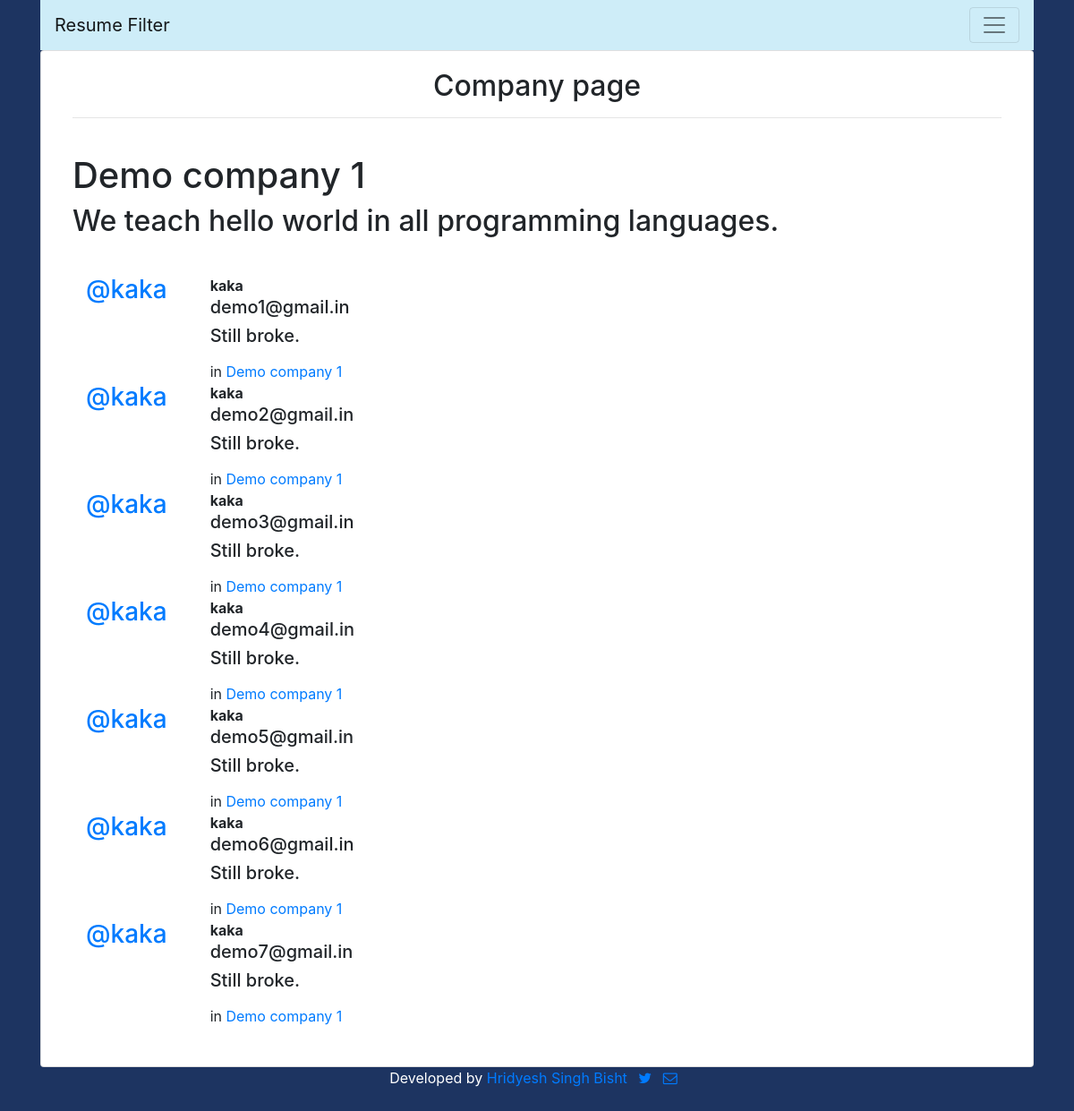
Before: /companys/applications/in/demo-company-1/ with the older database file.
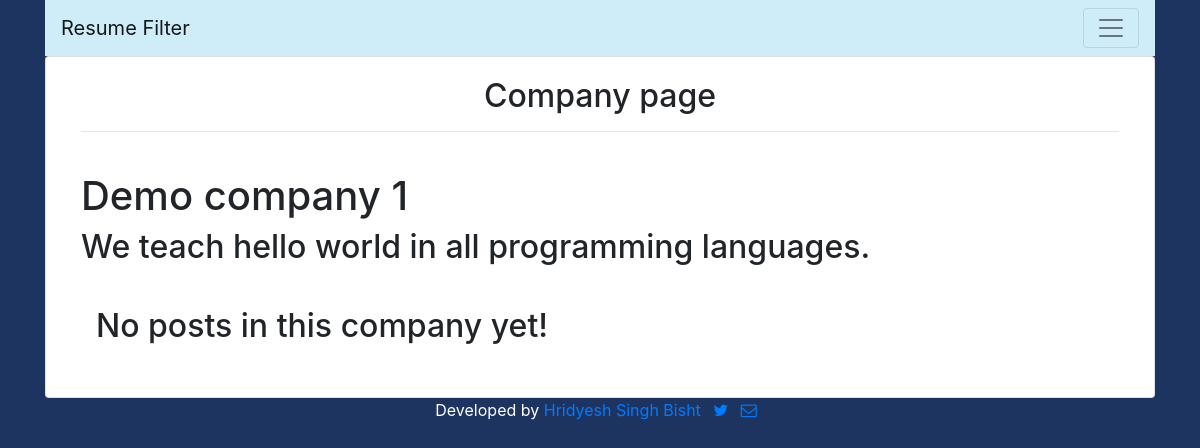
After: the same page with the newer database file.
### companys/models.py (models this page shows, shortened)
class Company(models.Model):
    name = models.CharField(max_length=255, unique=True)
    slug = models.SlugField(allow_unicode=True, unique=True)
    description = models.TextField(blank=True, default='')
    description_html = models.TextField(editable=False, default='', blank=True)
    members = models.ManyToManyField(User,through="CompanyMember")
    class Meta:
        ordering = ["name"]

### applications/models.py (models this page shows, shortened)
class Application(models.Model):
    user = models.ForeignKey(User, related_name="applications",on_delete=models.CASCADE)
    company = models.ForeignKey(Company, related_name="applications",null=True, blank=True,on_delete=models.CASCADE)
    email = models.EmailField(max_length=254,unique=True)
    github=models.URLField(max_length=254,blank=True)
    linkedin=models.URLField(max_length=254,blank=True)
    portfolio_site=models.URLField(max_length=254,blank=True)
    resume=models.FileField(upload_to='resume/')
    voice=models.FileField(upload_to='audio/')
    message = models.TextField(max_length=254)
    message_html = models.TextField(editable=False)
    audio_duration=models.TextField(blank=True)
    text=models.TextField(blank=True)
    confidence=models.TextField(blank=True)
    text_sentiment_type=models.TextField(blank=True)
    text_sentiment_score=models.TextField(blank=True)
    class Meta:
        ordering = ['email']

### companys/views.py (the view)
# urls.py: path("applications/in/<slug>/",views.SingleCompany.as_view(),name="single"),
class SingleCompany(generic.DetailView):
    model = Company

### companys/templates/companys/company_detail.html
{% extends "companys/company_base.html" %}
{% block precompany %}
<div class="container">
  <h1>{{company.name}}</h1>
  <h2> {{ company.description_html|safe }}</h2>
	<br>
  </div>
</div>
{% endblock %}
{% block company_content %}
<div class="col-md-8">
	{% if company.applications.count == 0 %}
	<h2>No posts in this company yet!</h2>
	{% else %}
		{% for application in company.applications.all %}
			{% include "applications/_application.html" %}
		{% endfor %}
	{% endif %}
	<br>
</div>
{% endblock %}

### companys/templates/companys/company_base.html (shortened to what this page needs)
{% extends "base.html" %}
{% load static %}
{% block content %}
<div class="card">
  <div class="card-body">
    <div class="container">
      <h2 class="text-center">Company page</h2>
      <hr>
      <br>
      <div class="row">
        {% block precompany %}{% endblock %}
        {% block company_content %}{% endblock %}
      </div>
    </div>
  </div>
</div>
{% endblock %}

### templates/base.html (shortened to what this page needs)
<!DOCTYPE html>
{% load static %}
<html lang="en" >
<head>
  <meta name="viewport" content="width=device-width, initial-scale=1"><link rel='stylesheet' href='https://cdnjs.cloudflare.com/ajax/libs/twitter-bootstrap/4.0.0-alpha.6/css/bootstrap.min.css'>
  <link rel='stylesheet' href='https://cdnjs.cloudflare.com/ajax/libs/font-awesome/4.7.0/css/font-awesome.min.css'>
  <link rel=”stylesheet” href="{% static 'css/master.css' %}" type="text/css" >
</head>
<body style="background-color: #1D3461;">
<div class="wrapper" >
  <section class="hero">
    <header>
      <div class="container">
        <nav class="navbar navbar-light navbar-toggleable-sm" style="background-color: #CEEDF8; ">
          <a class="navbar-brand mb-0" href="{% url 'home' %}" class="btn btn-simple">Resume Filter</a>
          <button class="navbar-toggler navbar-toggler-right" type="button" data-toggle="collapse" data-target="#headerNav" aria-controls="headerNav" aria-expanded="false" aria-label="Toggle navigation">
            <span class="navbar-toggler-icon"></span>
          </button>
        </nav>
      </div>
    </header>
  </section>
  <div class="container mycontent">
    {% block content %}{% endblock %}
  </div>
  <footer class="footer">
    <div class="container">
      <ul class="list-inline mb-0 text-center">
        <li class="list-inline-item">
          <p style="color: #ffffff;">Developed by <a href="https://hridyesh.herokuapp.com/">Hridyesh Singh Bisht</a> </p>
        </li>
        <li class="list-inline-item">
          <a href="https://twitter.com/hridyesh_bisht"><span class="fa fa-twitter"></span></a>
        </li>
        <li class="list-inline-item">
          <a href="mailto:hridyesh.bisht.btech2018@sitpune.edu.in"><span class="fa fa-envelope-o"></span></a>
        </li>
      </ul>
    </div>
  </footer>
</body>
</html>

### applications/templates/applications/_application.html (shortened to what this page needs)
<div class="media">
	<h3 class="mr-5"><a href="{% url 'applications:for_user' username=application.user.username %}">@{{ application.user.username }}</a></h3>
	<div class="media-body">
		<strong>{{ application.user.username }}</strong>
		<h5>{{ application.email }}</h5>
		<h5>{{ application.message_html|safe }}</h5>
			{% if application.company %}
			<span class="company-name">in <a href="#">{{ application.company.name }}</a></span>
			{% endif %}
	</div>
</div>

Changed rows visible on the page:
removed Application: user.username "kaka", email "demo1@gmail.in", message_html "Still broke.", company.name "Demo company 1"
removed Application: user.username "kaka", email "demo2@gmail.in", message_html "Still broke.", company.name "Demo company 1"
removed Application: user.username "kaka", email "demo3@gmail.in", message_html "Still broke.", company.name "Demo company 1"
removed Application: user.username "kaka", email "demo4@gmail.in", message_html "Still broke.", company.name "Demo company 1"
removed Application: user.username "kaka", email "demo5@gmail.in", message_html "Still broke.", company.name "Demo company 1"
removed Application: user.username "kaka", email "demo6@gmail.in", message_html "Still broke.", company.name "Demo company 1"
removed Application: user.username "kaka", email "demo7@gmail.in", message_html "Still broke.", company.name "Demo company 1"
Other visible differences:
text now shown: "No posts in this company yet!"
